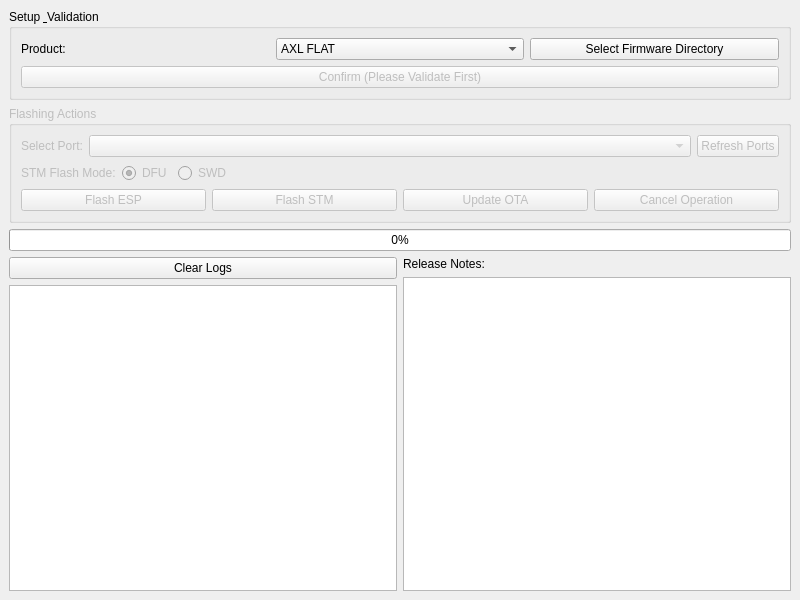
<?xml version="1.0" encoding="UTF-8"?>
<ui version="4.0">
 <class>MainWindow</class>
 <widget class="QMainWindow" name="MainWindow">
  <property name="geometry">
   <rect>
    <x>0</x>
    <y>0</y>
    <width>800</width>
    <height>600</height>
   </rect>
  </property>
  <property name="windowTitle">
   <string>AxlFlash UI</string>
  </property>
  <widget class="QWidget" name="centralwidget">
   <layout class="QVBoxLayout" name="verticalLayout">
    
    <item>
     <widget class="QGroupBox" name="setupGroup">
     <property name="title">
      <string>Setup &amp; Validation</string>
     </property>
     <layout class="QVBoxLayout" name="verticalLayout_2">
      <item>
       <layout class="QHBoxLayout" name="horizontalLayout_3">
        <item>
         <widget class="QLabel" name="label_2">
          <property name="text">
           <string>Product:</string>
          </property>
         </widget>
        </item>
        <item>
         <widget class="QComboBox" name="productComboBox">
          <item>
           <property name="text">
            <string>AXL FLAT</string>
           </property>
          </item>
          <item>
           <property name="text">
            <string>AXL BIN</string>
           </property>
          </item>
          <item>
           <property name="text">
            <string>AXL GATE (SEC)</string>
           </property>
          </item>
         </widget>
        </item>
        <item>
         <widget class="QPushButton" name="selectDirButton">
          <property name="text">
           <string>Select Firmware Directory</string>
          </property>
         </widget>
        </item>
       </layout>
      </item>
      <item>
       <widget class="QPushButton" name="confirmButton">
        <property name="enabled">
         <bool>false</bool>
        </property>
        <property name="text">
         <string>Confirm (Please Validate First)</string>
        </property>
       </widget>
      </item>
     </layout>
    </widget>
    </item>

    <item>
    <widget class="QGroupBox" name="flashingGroup">
     <property name="title">
      <string>Flashing Actions</string>
     </property>
     <property name="enabled">
      <bool>false</bool>
     </property>
     <layout class="QVBoxLayout" name="verticalLayout_3">
      <item>
       <layout class="QHBoxLayout" name="horizontalLayout">
        <item>
         <widget class="QLabel" name="label">
          <property name="text">
           <string>Select Port:</string>
          </property>
         </widget>
        </item>
        <item>
         <widget class="QComboBox" name="portComboBox">
          <property name="sizePolicy">
           <sizepolicy hsizetype="Expanding" vsizetype="Fixed">
            <horstretch>0</horstretch>
            <verstretch>0</verstretch>
           </sizepolicy>
          </property>
         </widget>
        </item>
        <item>
         <widget class="QPushButton" name="refreshButton">
          <property name="text">
           <string>Refresh Ports</string>
          </property>
         </widget>
        </item>
       </layout>
      </item>
      
      <item>
       <layout class="QHBoxLayout" name="horizontalLayout_stm">
        <item>
         <widget class="QLabel" name="label_3">
          <property name="text">
           <string>STM Flash Mode:</string>
          </property>
         </widget>
        </item>
        <item>
         <widget class="QRadioButton" name="radioDfu">
          <property name="text">
           <string>DFU</string>
          </property>
          <property name="checked">
           <bool>true</bool>
          </property>
         </widget>
        </item>
        <item>
         <widget class="QRadioButton" name="radioSwd">
          <property name="text">
           <string>SWD</string>
          </property>
         </widget>
        </item>
        <item>
         <spacer name="horizontalSpacer">
          <property name="orientation">
           <enum>Qt::Horizontal</enum>
          </property>
          <property name="sizeHint" stdset="0">
           <size>
            <width>40</width>
            <height>20</height>
           </size>
          </property>
         </spacer>
        </item>
       </layout>
      </item>

      <item>
       <layout class="QHBoxLayout" name="horizontalLayout_2">
        <item>
         <widget class="QPushButton" name="flashEspButton">
          <property name="text">
           <string>Flash ESP</string>
          </property>
         </widget>
        </item>
        <item>
         <widget class="QPushButton" name="flashStmButton">
          <property name="text">
           <string>Flash STM</string>
          </property>
         </widget>
        </item>
        <item>
         <widget class="QPushButton" name="updateOtaButton">
          <property name="text">
           <string>Update OTA</string>
          </property>
         </widget>
        </item>
        <item>
         <widget class="QPushButton" name="cancelButton">
          <property name="text">
           <string>Cancel Operation</string>
          </property>
         </widget>
        </item>
       </layout>
      </item>
     </layout>
    </widget>
    </item>

    <item>
     <widget class="QProgressBar" name="progressBar">
      <property name="value">
       <number>0</number>
      </property>
     </widget>
    </item>
    <item>
     <layout class="QHBoxLayout" name="bottomLayout">
      <item>
       <layout class="QVBoxLayout" name="logLayout">
        <item>
         <widget class="QPushButton" name="clearLogButton">
          <property name="text">
           <string>Clear Logs</string>
          </property>
         </widget>
        </item>
        <item>
         <widget class="QTextEdit" name="logTextEdit">
          <property name="readOnly">
           <bool>true</bool>
          </property>
         </widget>
        </item>
       </layout>
      </item>
      <item>
       <layout class="QVBoxLayout" name="releaseNotesLayout">
        <item>
         <widget class="QLabel" name="releaseNotesLabel">
          <property name="text">
           <string>Release Notes:</string>
          </property>
         </widget>
        </item>
        <item>
         <widget class="QTextEdit" name="releaseNotesTextEdit">
          <property name="readOnly">
           <bool>true</bool>
          </property>
         </widget>
        </item>
       </layout>
      </item>
     </layout>
    </item>
   </layout>
  </widget>
 </widget>
 <resources/>
 <connections/>
</ui>
